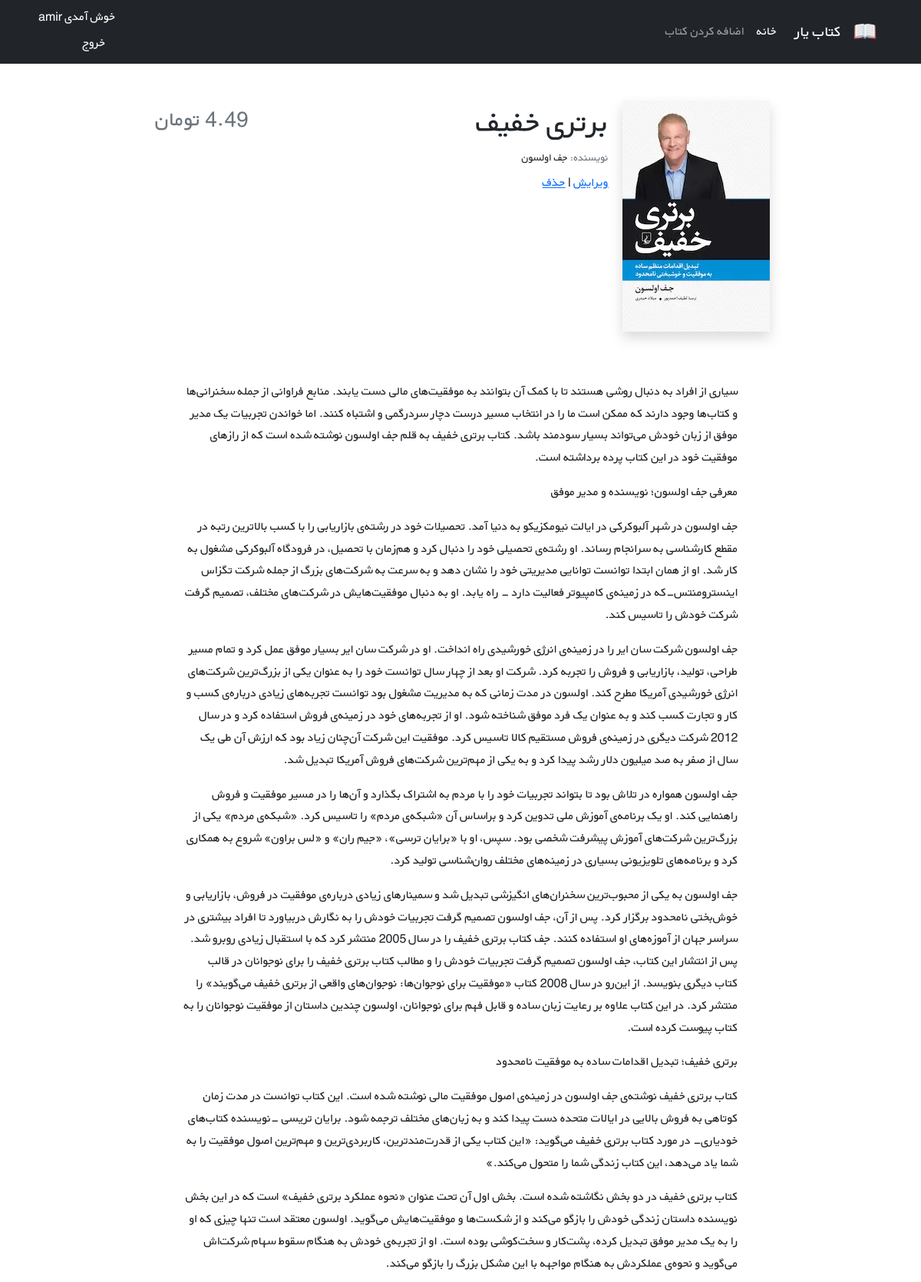
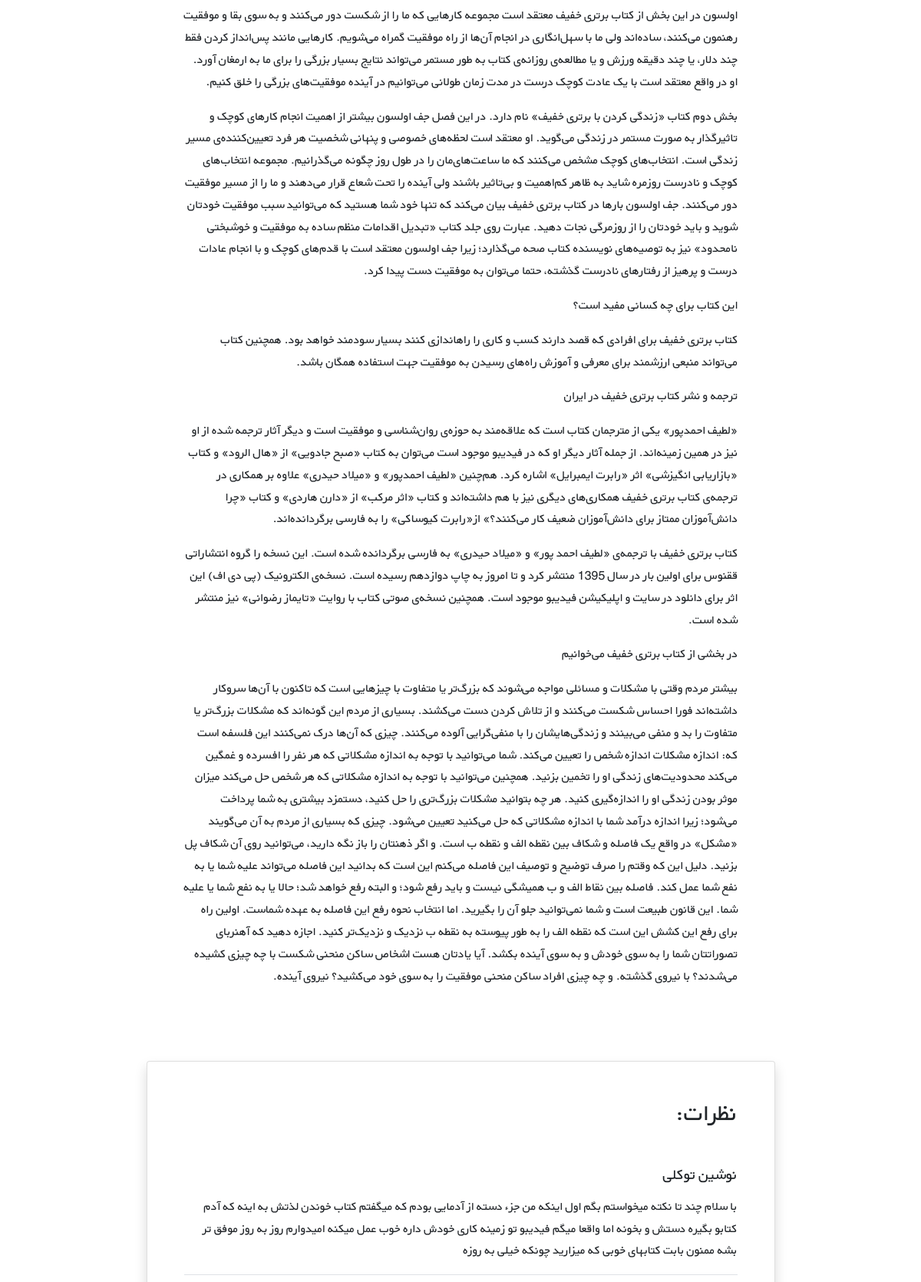
Page /books/6/ (signed in, upper part) on the committed database (2 pictures, top to bottom).
### accounts/models.py (models this page shows)
class CustomUser(AbstractUser):
    age = models.PositiveIntegerField(null=True, blank=True)

### books/models.py (models this page shows, shortened)
class Book(models.Model):
    title = models.CharField(max_length=200)
    author = models.CharField(max_length=200)
    description = models.TextField()
    price = models.DecimalField(max_digits=5, decimal_places=2)
    cover = models.ImageField(upload_to='covers/', blank=True)

### books/views.py (the view)
# urls.py: path('<int:pk>/', views.BookDetailView.as_view(), name='book_detail'),
class BookDetailView(generic.DetailView):
    model = Book
    template_name = 'books/book_detail.html'

### books/templates/books/book_detail.html (shortened to what this page needs)
{% extends '_base.html' %}
{% block content %}
  <div class="container mt-5" dir="rtl">
    <div class="">
        <div class="">
            <div class="d-flex justify-content-center">
                <div class="row w-sm-75 w-100">
                    <div class="col-xs-12 col-md-3 d-flex justify-content-center">
                        <div>
                            {% if book.cover %}
                            <img class="shadow" src="{{ book.cover.url }}" class="img-fluid rounded-start" alt="...">
                            {% endif %}
                        </div>
                    </div>
                    <div class="col-xs-12 col-md-6 text-center text-md-end mt-md-1 mt-4">
                        <h1>{{ book.title }}</h1>
                        <h5 class="small my-1"><span class="text-muted">نویسنده: </span>{{ book.author }}</h5>
                        <a href="{% url 'book_update' book.id %}">ویرایش</a>
                        <span> | </span>
                        <a href="{% url 'book_delete' book.id %}">حذف</a>
                    </div>
                    <div class="col-xs-12 col-md-3 d-flex flex-column">
                        <h3 class="align-self-center pt-2 text-muted align-self-md-end">
                            {{ book.price }} تومان
                        </h3>
                    </div>
                </div>
            </div>
            <div class="d-flex justify-content-center">
                <div class="my-3 p-5 w-sm-75 w-100">
                    {{ book.description|linebreaks }}
                </div>
            </div>
            <div class="d-flex justify-content-center">
                <div class="card shadow my-3 p-5 w-sm-75 w-100">
                    <h2 class="mb-5">نظرات:</h2>
                    <div class="border-bottom mb-3">
                        <h5 class="mb-3">نوشین توکلی</h5>
                        <p>با سلام چند تا نکته میخواستم بگم اول اینکه من جزء دسته از آدمایی بودم که میگفتم کتاب خوندن لذتش
                            به اینه که آدم کتابو بگیره دستش و بخونه اما واقعا میگم فیدیبو تو زمینه کاری خودش داره خوب عمل
                            میکنه امیدوارم روز به روز موفق تر بشه ممنون بابت کتابهای خوبی که میزارید چونکه خیلی به روزه</p>
                    </div>
                </div>
            </div>
        </div>
    </div>
</div>
{% endblock %}

### templates/_base.html (shortened to what this page needs)
{% load static %}
<!DOCTYPE html>
<html lang="en">
  <head>
    <link href="https://cdn.jsdelivr.net/npm/bootstrap@5.1.3/dist/css/bootstrap.min.css" rel="stylesheet" />
    <link rel="stylesheet" href="{% static 'css/style.css' %}"/>
  </head>
  <body>
    <nav class="navbar navbar-expand-lg navbar-dark bg-dark" dir="rtl">
      <div class="container">
        <a class="navbar-brand" href="#"><img src="{% static 'icons/book.png' %}" alt="" height="30" class="d-inline-block align-text-top" /></a>
        <a class="navbar-brand mx-3" href="#">کتاب یار</a>
        <div class="collapse navbar-collapse" id="navbarNavAltMarkup">
          <div class="navbar-nav">
            <a class="nav-link active" aria-current="page" href="{% url 'book_list' %}">خانه</a>
            <a class="nav-link" href="{% url 'book_create' %}">اضافه کردن کتاب</a>
          </div>
        </div>
        <div class="mx-2 text-white">
          {% if user.is_authenticated %}
            خوش آمدی {{ user.username }}
            <form action="{% url 'logout' %}" method="post">
              <button class="btn btn-dark text-white" type="submit">خروج</button>
            </form>
            {% else %}
            <a class="link-light text-decoration-none" href="{% url 'login' %}">ورود</a>
            <span>
              یا
            </span>
            <a class="link-light text-decoration-none" href="{% url 'signup' %}">ثبت نام</a>
          {% endif %}
        </div>
      </div>
    </nav>
    <div class="container">
      {% block content %}
      {% endblock %}
    </div>
  </body>
</html>

### static/css/style.css (style rules this page uses)
* { font-family: 'BYekan', sans-serif; line-height: 1.8rem; }
@media (min-width: 576px) { .w-sm-75 { width: 75%!important; } }

### rows in the picture
CustomUser: username "amir"
Book: cover (picture), title "برتری خفیف", author "جف اولسون", description "سیاری از افراد به دنبال روشی هستند تا با کمک آن بتوانند به موفقیت‌های مالی دست یابند. منابع فراوانی از جمله سخنرانی‌ها و کتاب‌ها وجود دارند که ممکن است ما را در انتخاب مسیر درست دچار سردرگمی و اشتباه کنند. اما خواندن تجربیات یک مدیر موفق از زبان خودش می‌تواند بسیار سودمند باشد. کتاب برتری خفیف به قلم جف اولسون نوشته شده است که از رازهای موفقیت خود در این کتاب پرده برداشته است. معرفی جف اولسون؛ نویسنده و مدیر موفق جف اولسون در شهر آلبوکرکی در ایالت نیومکزیکو به دنیا آمد. تحصیلات خود در رشته‌ی بازاریابی را با کسب بالاترین رتبه در مقطع کارشناسی به سرانجام رساند. او رشته‌ی تحصیلی خود را دنبال کرد و هم‌زمان با تحصیل، در فرودگاه آلبوکرکی مشغول به کار شد. او از همان ابتدا توانست توانایی مدیریتی…"
